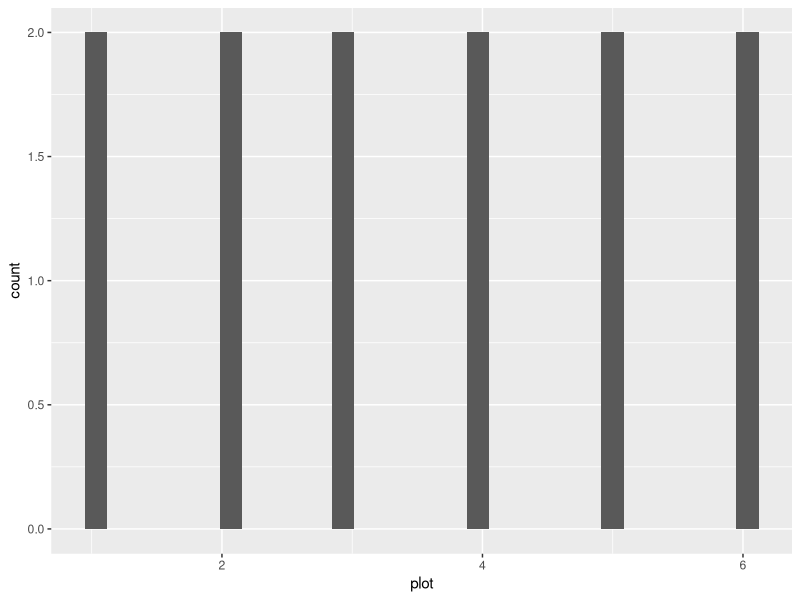
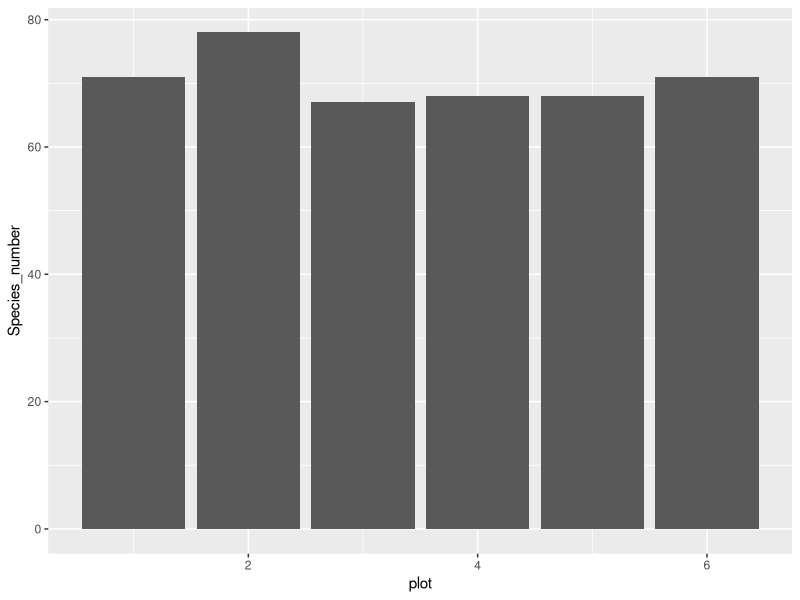

Write the R code that produced these figures, in order.
#####################################################################################################

#### Mark Farrell's trials and tribulations with Coding Club's Data Viz part 2 ######################

#### mark.farrell@csiro.au        +61 8 8303 8664         25/04/2020 ################################

#### Their webpage is here: https://ourcodingclub.github.io/tutorials/datavis/ ######################

#####################################################################################################


### Set working directory
setwd("~/DATASCHOOL/r-learning/CC_course_stream2/03_Data_vis_2/")


### Install packages as needed



### Load packages

library(dplyr)
library(ggplot2)


## Import data
magic_veg <- read.csv("magic_veg.csv")
str(magic_veg)


#### STARTING WITH HISTOGRAMS

species_counts <- magic_veg %>% 
  group_by(land, plot) %>% 
  summarise(Species_number = length(unique(species)))

(hist <- ggplot(species_counts, aes(x = plot)) +
                  geom_histogram()
  )

# well, that's pretty crappy
# This is the common way of making a histogram, when you have one observation per row and the histogram 
# tallies them for you. But you can immediately see that it doesn’t look right, because we are working 
# with summarised data. You therefore need to tell R that you already know how many species are in each plot. 
# You do that by specifying the stat argument

(hist <- ggplot(species_counts, aes(x = plot, y = Species_number)) +
    geom_histogram(stat = "identity")
)

# `geom_col` would do the same thing:
